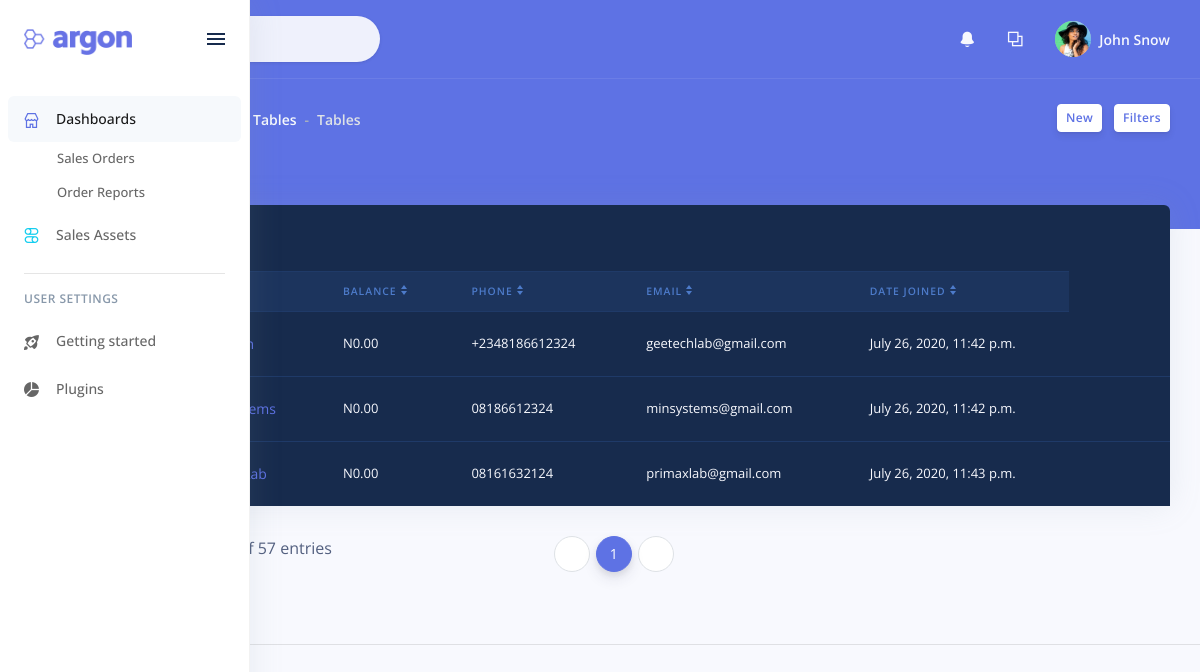
The app's page /customers/ with its own data.
### reports/models.py (models this page shows, shortened)
class Customer(models.Model):
    customer_id = models.CharField(null=True, blank=True, max_length=50)
    name = models.CharField(max_length=200, null=True)
    phone = models.CharField(max_length=200, null=True)
    email = models.CharField(max_length=200, null=True)
    date_created = models.DateTimeField(auto_now_add=True, null=True)
    class Meta:
        verbose_name = 'Customer'
        verbose_name_plural = 'Customers'

### reports/views.py (the view)
# urls.py: path('customers/', views.customer_list, name='customer_list'),
def customer_list(request):
    customers = Customer.objects.all()
    context = {'customers': customers}
    return render(request, "reports/customer_list.html", context)

### reports/templates/reports/customer_list.html (shortened to what this page needs)
{% extends 'layout.html' %}
{% block content %}
<div class="header bg-primary pb-6">
  <div class="container-fluid">
    <div class="header-body">
      <div class="row align-items-center py-4">
        <div class="col-lg-6 col-7">
          <h6 class="h2 text-white d-inline-block mb-0">customers</h6>
          <nav aria-label="breadcrumb" class="d-none d-md-inline-block ml-md-4">
            <ol class="breadcrumb breadcrumb-links breadcrumb-dark">
              <li class="breadcrumb-item"><a href="#"></a></li>
              <li class="breadcrumb-item"><a href="#">Tables</a></li>
              <li class="breadcrumb-item active" aria-current="page">Tables</li>
            </ol>
          </nav>
        </div>
        <div class="col-lg-6 col-5 text-right">
          <a href="#" class="btn btn-sm btn-neutral">New</a>
          <a href="#" class="btn btn-sm btn-neutral">Filters</a>
        </div>
      </div>
    </div>
  </div>
</div>
<div class="container-fluid mt--4">
  <div class="row">
      <div class="col">
        <div class="card bg-default shadow">
          <div class="card-header bg-transparent border-0">
            <h3 class="text-white mb-0">Customer Lists</h3>
          </div>
          <div class="table-responsive">
            <table class="table align-items-center table-dark table-flush">
              <thead class="thead-dark">
                <tr>
                  <th scope="col" data-sort="id">ID</th>
                  <th scope="col" class="sort" data-sort="name">Name</th>
                  <th scope="col" class="sort" data-sort="balance">Balance</th>
                  <th scope="col" data-sort="phone">Phone</th>
                  <th scope="col" data-sort="email">Email</th>
                  <th scope="col" data-sort="date">Date Joined</th>
                </tr>
              </thead>
              <tbody class="list">
                {% for customer in customers %}
                <tr>
                  <th scope="row">
                      <div class="media align-items-center">
                        <div class="media-body">
                          <span class="name mb-0 text-sm"><a href="{% url 'customer_detail' customer.pk %}">{{customer.id}}</a></span>
                        </div>
                      </div>
                  </th>
                  <td>
                    <div class="media align-items-center">
                      <div class="media-body">
                        <span class="name mb-0 text-sm"><a href="{% url 'customer_detail' customer.pk %}">{{customer.name}}</a></span>
                      </div>
                    </div>
                  <td class="budget">
                    N0.00
                  </td>
                  <td>
                    {{customer.phone}}
                  </td>
                  <td>
                    {{customer.email}}
                  </td>
                  <td>
                    {{customer.date_created}}
                  </td>
                  <td class="text-right">
                    <div class="dropdown">
                      <a class="btn btn-sm btn-icon-only text-light" href="#" role="button" data-toggle="dropdown" aria-haspopup="true" aria-expanded="false">
                        <i class="fas fa-ellipsis-v"></i>
                      </a>
                    </div>
                  </td>
                </tr>
                {% endfor %}
              </tbody>
            </table>
          </div>
        </div>
      </div>
  </div>
  <div class="row">
    <div class="col-sm-12 col-md-5">
        <div class="dataTables_info" id="datatable-basic_info" role="status" aria-live="polite">
            Showing 1 to 10 of 57 entries
        </div>
    </div>
    <div class="col-sm-12 col-md-7">
        <div class="dataTables_paginate paging_simple_numbers" id="datatable-basic_paginate">
            <ul class="pagination">
                <li class="paginate_button page-item previous disabled" id="datatable-basic_previous">
                    <a href="#" aria-controls="datatable-basic" data-dt-idx="0" tabindex="0" class="page-link">
                        <i class="fas fa-angle-left"></i>
                    </a>
                </li>
                <li class="paginate_button page-item active">
                    <a href="#" aria-controls="datatable-basic" data-dt-idx="1" tabindex="0" class="page-link">1</a>
                </li>
                <li class="paginate_button page-item next" id="datatable-basic_next">
                    <a href="#" aria-controls="datatable-basic" data-dt-idx="7" tabindex="0" class="page-link"><i class="fas fa-angle-right"></i></a>
                </li>
            </ul>
        </div>
  </div>
</div>
</div>
<br>
<hr>
{% endblock content %}

### records on screen
Customer: phone "+2348186612324", email "geetechlab@gmail.com", date_created "July 26, 2020, 11:42 p.m."
Customer: phone "08186612324", email "minsystems@gmail.com", date_created "July 26, 2020, 11:42 p.m."
Customer: phone "08161632124", email "primaxlab@gmail.com", date_created "July 26, 2020, 11:43 p.m."
